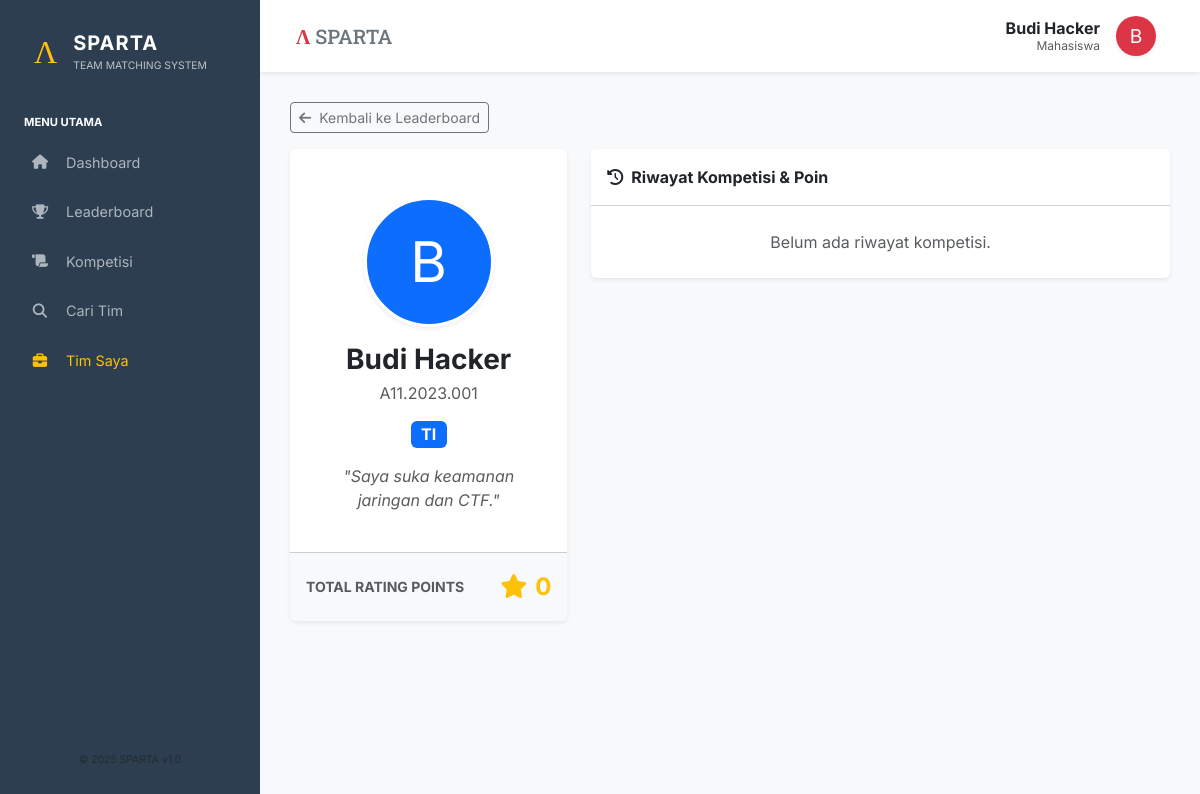
The app's page /?page=profile&id=1 (signed in), older data.
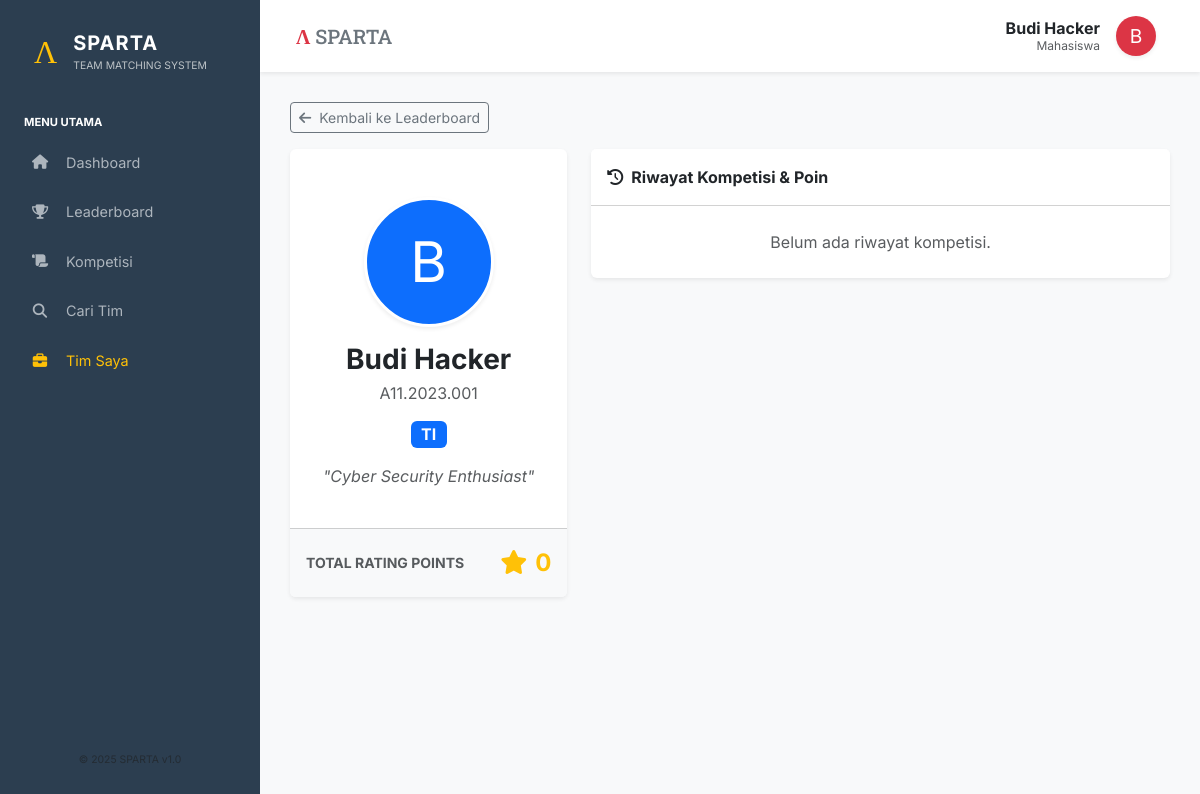
The same page, newer data.
### tables this page shows
CREATE TABLE Mahasiswa (
    ID_Mahasiswa INT AUTO_INCREMENT PRIMARY KEY,
    NIM VARCHAR(20) UNIQUE NOT NULL,
    Nama_Mahasiswa VARCHAR(150) NOT NULL,
    Email VARCHAR(100) UNIQUE NOT NULL,
    Password_Hash VARCHAR(255) NOT NULL,
    Tempat_Lahir VARCHAR(50),
    Tanggal_Lahir DATE,
    Bio TEXT,
    Total_Poin FLOAT DEFAULT 0,
    ID_Prodi INT,
    Foto_Profil VARCHAR(255) DEFAULT NULL,  
    FOREIGN KEY (ID_Prodi) REFERENCES Prodi(ID_Prodi) ON DELETE SET NULL
);

CREATE TABLE Prodi (
    ID_Prodi INT AUTO_INCREMENT PRIMARY KEY,
    Nama_Prodi VARCHAR(100) NOT NULL,
    ID_Fakultas INT,
    FOREIGN KEY (ID_Fakultas) REFERENCES Fakultas(ID_Fakultas) ON DELETE SET NULL
);

### src/pages/profile.php (the view, shortened to what this page needs)
<?php
$idMhs = $_GET['id'] ?? 0;
$stmt = $pdo->prepare("SELECT m.*, p.Nama_Prodi, f.Nama_Fakultas
                       FROM Mahasiswa m
                       LEFT JOIN Prodi p ON m.ID_Prodi = p.ID_Prodi
                       LEFT JOIN Fakultas f ON p.ID_Fakultas = f.ID_Fakultas
                       WHERE m.ID_Mahasiswa = ?");
$stmt->execute([$idMhs]);
$mhs = $stmt->fetch();
$sqlHistory = "SELECT l.Nama_Lomba, l.Tanggal_Selesai,
                      t.Nama_Tim, t.ID_Tim, k.Nama_Kategori,
                      pj.Nama_Peringkat, pj.Multiplier_Poin,
                      tl.Poin_Dasar, jp.Bobot_Poin
               FROM (
                   SELECT ID_Tim, ID_Mahasiswa FROM Keanggotaan_Tim WHERE ID_Mahasiswa = ?
                   UNION
                   SELECT ID_Tim, ID_Mahasiswa_Ketua as ID_Mahasiswa FROM Tim WHERE ID_Mahasiswa_Ketua = ?
               ) as participation
               JOIN Tim t ON participation.ID_Tim = t.ID_Tim
               JOIN Lomba l ON t.ID_Lomba = l.ID_Lomba
               JOIN Kategori_Lomba k ON l.ID_Kategori = k.ID_Kategori
               JOIN Tingkatan_Lomba tl ON l.ID_Tingkatan = tl.ID_Tingkatan
               JOIN Jenis_Penyelenggara jp ON l.ID_Jenis_Penyelenggara = jp.ID_Jenis
               LEFT JOIN Peringkat_Juara pj ON t.ID_Peringkat = pj.ID_Peringkat
               ORDER BY l.Tanggal_Selesai DESC";
$stmtHistory = $pdo->prepare($sqlHistory);
$stmtHistory->execute([$idMhs, $idMhs]);
$history = $stmtHistory->fetchAll();
?>
<div class="mb-3">
    <a href="?page=ranking" class="btn btn-outline-secondary btn-sm"><i class="fas fa-arrow-left me-2"></i>Kembali ke Leaderboard</a>
</div>
<div class="row">
    <div class="col-md-4">
        <div class="card shadow-sm border-0 mb-4">
            <div class="card-body text-center pt-5 pb-4">
                <div class="mx-auto mb-3">
                    <?php if (!empty($mhs['Foto_Profil']) && file_exists($mhs['Foto_Profil'])): ?>
                        <img src="<?= $mhs['Foto_Profil'] ?>" alt="Profil" class="rounded-circle shadow-sm border border-3 border-white" style="width: 130px; height: 130px; object-fit: cover;">
                    <?php else: ?>
                        <div class="rounded-circle bg-primary text-white d-flex align-items-center justify-content-center shadow-sm mx-auto border border-3 border-white" style="width: 130px; height: 130px; font-size: 3.5rem;">
                            <?= strtoupper(substr($mhs['Nama_Mahasiswa'], 0, 1)) ?>
                        </div>
                    <?php endif; ?>
                </div>
                <h3 class="fw-bold mb-1"><?= htmlspecialchars($mhs['Nama_Mahasiswa']) ?></h3>
                <p class="text-muted"><?= $mhs['NIM'] ?></p>
                <span class="badge bg-primary fs-6 mb-3"><?= $mhs['Nama_Prodi'] ?></span>
                <?php if($mhs['Bio']): ?>
                    <p class="text-muted fst-italic px-3">"<?= htmlspecialchars($mhs['Bio']) ?>"</p>
                <?php endif; ?>
            </div>
            <div class="card-footer bg-light p-3">
                <div class="d-flex justify-content-between align-items-center">
                    <span class="text-uppercase small fw-bold text-muted">Total Rating Points</span>
                    <span class="fs-4 fw-bold text-warning"><i class="fas fa-star me-2"></i><?= number_format($mhs['Total_Poin']) ?></span>
                </div>
            </div>
        </div>
    </div>
    <div class="col-md-8">
        <div class="card shadow-sm border-0">
            <div class="card-header bg-white py-3 fw-bold"><i class="fas fa-history me-2"></i>Riwayat Kompetisi & Poin</div>
            <div class="card-body p-0">
                <div class="list-group list-group-flush">
                    <?php if(empty($history)): ?>
                        <div class="p-4 text-center text-muted">Belum ada riwayat kompetisi.</div>
                    <?php endif; ?>
                </div>
            </div>
        </div>
    </div>
</div>

### src/index.php (shortened to what this page needs)
<?php
$page = isset($_GET['page']) ? $_GET['page'] : 'dashboard';
$namaUser = $_SESSION['nama'] ?? 'User';
$roleUser = $_SESSION['role'] ?? 'mahasiswa';
?>
<!DOCTYPE html>
<html lang="id">
<head>
    <link href="https://cdn.jsdelivr.net/npm/bootstrap@5.3.0/dist/css/bootstrap.min.css" rel="stylesheet">
    <link rel="stylesheet" href="https://cdnjs.cloudflare.com/ajax/libs/font-awesome/6.4.0/css/all.min.css">
</head>
<body>
    <div class="d-flex">
        <div class="sidebar d-flex flex-column flex-shrink-0 py-3" style="width: 260px;">
            <a href="/" class="d-flex align-items-center mb-4 text-white text-decoration-none px-4">
                <span class="sparta-logo text-warning me-3">&Lambda;</span>
                <div class="d-flex flex-column">
                    <span class="fs-5 fw-bold" style="letter-spacing: 1px;">SPARTA</span>
                    <small style="font-size: 0.65rem; color: #bdc3c7;">TEAM MATCHING SYSTEM</small>
                </div>
            </a>
            <div class="px-4 mb-2"><small class="text-uppercase fw-bold" style="color: #ffffff; font-size: 0.7rem;">Menu Utama</small></div>
            <ul class="nav nav-pills flex-column mb-auto gap-1">
                <li class="nav-item"><a href="?page=dashboard" class="<?= $page == 'dashboard' ? 'active' : '' ?>"><i class="fas fa-home me-3 text-center" style="width: 20px;"></i> Dashboard</a></li>
                <li class="nav-item"><a href="?page=ranking" class="<?= $page == 'ranking' ? 'active' : '' ?>"><i class="fas fa-trophy me-3 text-center" style="width: 20px;"></i> Leaderboard</a></li>
                <li class="nav-item"><a href="?page=lomba" class="<?= $page == 'lomba' ? 'active' : '' ?>"><i class="fas fa-scroll me-3 text-center" style="width: 20px;"></i> Kompetisi</a></li>
                <li class="nav-item"><a href="?page=tim" class="<?= $page == 'tim' ? 'active' : '' ?>"><i class="fas fa-search me-3 text-center" style="width: 20px;"></i> Cari Tim</a></li>
                <?php if($roleUser === 'mahasiswa'): ?>
                    <li class="nav-item"><a href="?page=manajemen_tim" class="<?= $page == 'manajemen_tim' ? 'active' : '' ?> text-warning"><i class="fas fa-briefcase me-3 text-center" style="width: 20px;"></i> Tim Saya</a></li>
                <?php endif; ?>
            </ul>
            <div class="mt-auto px-3 pt-3 pb-3">
                <small class="text-muted d-block text-center" style="font-size: 0.65rem;">&copy; 2025 SPARTA v1.0</small>
            </div>
        </div>
        <div class="w-100 bg-light" style="height: 100vh; overflow-y: auto;">
            <nav class="navbar navbar-expand-lg navbar-white bg-white shadow-sm px-4 py-2 sticky-top">
                <div class="container-fluid">
                    <h5 class="mb-0 text-secondary" style="font-family: 'Roboto Slab', serif;">
                        <span class="text-danger fw-bold">&Lambda;</span> SPARTA
                    </h5>
                    <div class="dropdown">
                        <a href="#" class="d-flex align-items-center text-decoration-none user-dropdown p-2" id="dropdownUser1" data-bs-toggle="dropdown" aria-expanded="false">
                            <div class="me-3 text-end lh-1 d-none d-md-block">
                                <div class="fw-bold text-dark"><?= htmlspecialchars($namaUser) ?></div>
                                <small class="text-muted" style="font-size: 0.75rem;">
                                    <?php
                                    if ($roleUser === 'admin') {
                                        $level = $_SESSION['admin_level'] ?? 'admin';
                                        echo ($level === 'superadmin') ? '<span class="text-danger fw-bold">Super Admin</span>' : 'Administrator';
                                    } elseif ($roleUser === 'dosen') {
                                        echo "Dosen Pembimbing";
                                    } else {
                                        echo "Mahasiswa";
                                    }
                                    ?>
                                </small>
                            </div>
                            <div class="rounded-circle bg-danger text-white d-flex align-items-center justify-content-center shadow-sm" style="width: 40px; height: 40px; font-size: 1.2rem;">
                                <?= strtoupper(substr($namaUser, 0, 1)) ?>
                            </div>
                        </a>
                    </div>
                </div>
            </nav>
            <div class="content">
                <?php
                if (file_exists("pages/admin/$page.php")) {
                    if ($roleUser !== 'admin') {
                        if (file_exists('error.php')) { header("Location: error.php?code=403"); }
                        else { echo "Akses Ditolak!"; }
                        exit;
                    }
                    include "pages/admin/$page.php";
                }
                elseif (file_exists("pages/$page.php")) {
                    include "pages/$page.php";
                }
                else {
                    if (file_exists('error.php')) { header("Location: error.php?code=404"); }
                    else { echo "<div class='alert alert-danger'>Halaman tidak ditemukan!</div>"; }
                }
                ?>
            </div>
        </div>
    </div>
</body>
</html>

### src/index.php (style rules this page uses)
body { font-family: 'Inter', sans-serif; background-color: #f8f9fa; }
.sidebar { min-height: 100vh; background-color: #2c3e50; color: white; transition: all 0.3s; }
.sparta-logo { font-family: 'Roboto Slab', serif; font-size: 2rem; line-height: 1; }
.sidebar a { color: #adb5bd; text-decoration: none; padding: 10px 20px; display: flex; align-items: center; transition: 0.2s; border-radius: 8px; margin: 2px 10px; font-size: 0.9rem; }
.content { padding: 30px; animation: fadeIn 0.4s ease-in-out; }

Row changes from the older to the newer data that the page shows:
changed mahasiswa "Budi Hacker": Bio "Saya suka keamanan jaringan dan CTF." → "Cyber Security Enthusiast"
